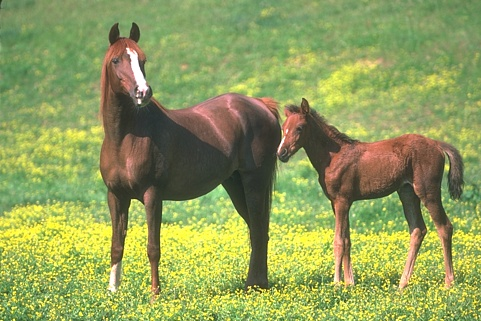
#> input picture train/113016.jpg, 481 x 321 px, found by its file name
$ python k_means.py
#> lines starting #> are read from the running program, lines starting #| are printed output that depends on the picture
import numpy as np
import cv2

img = cv2.imread('./BSR/BSDS500/data/images/train/113016.jpg')
#> img is the input picture: shape (321, 481, 3); mean B, G, R 90.8, 157.9, 144.6
Z = img.reshape((-1,3))

# convert to np.float32
Z = np.float32(Z)

# define criteria, number of clusters(K) and apply kmeans()
criteria = (cv2.TERM_CRITERIA_EPS + cv2.TERM_CRITERIA_MAX_ITER, 10, 1.0)
K = 3
ret,label,center=cv2.kmeans(Z,K,None,criteria,10,cv2.KMEANS_RANDOM_CENTERS)
#> ret = 221315356.2; center = [[52.63, 72.8, 75.24], [95.26, 159.4, 139], [110.4, 222.8, 214.6]]

# Now convert back into uint8, and make original image
center = np.uint8(center)
#> center = [[52, 72, 75], [95, 159, 138], [110, 222, 214]]
res = center[label.flatten()]
res2 = res.reshape((img.shape))
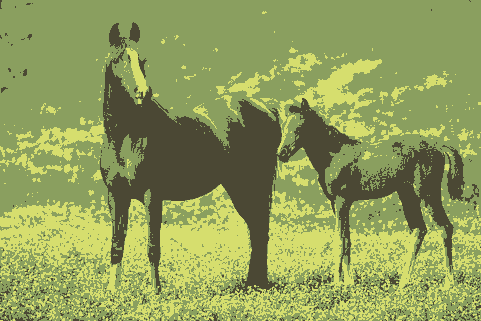
#> res2: shape (321, 481, 3); mean B, G, R 90.4, 157.3, 143.8
label1 = label.reshape((img.shape[0],img.shape[1]))
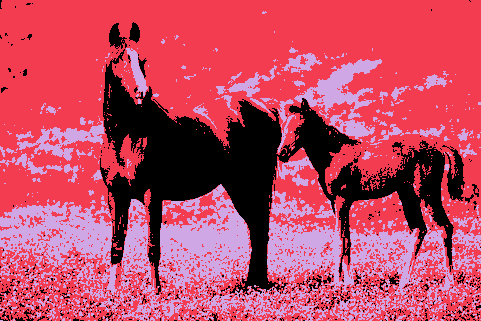
#> label1: shape (321, 481) int32; 3 distinct labels, from 0 to 2; one colour per label, 0 black
contour = np.zeros((img.shape))
print(res2.shape)
#| (321, 481, 3)
print(contour.shape)
#| (321, 481, 3)
for i in range(img.shape[0]-1):
	for j in range(img.shape[1]-1):
		if (label1[i][j]!= label1[i][j+1]) or (label1[i][j]!= label1[i+1][j]):
			res2[i][j] = [0,0,0]
		else:
			contour[i][j] = res2[i][j]
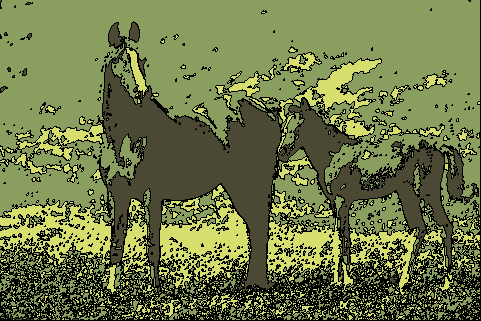
#> contour: shape (321, 481, 3) float64; mean B, G, R 68.7, 118.4, 107.9

			# [4 lines of commented-out code are left out]

cv2.imshow('contour',contour)
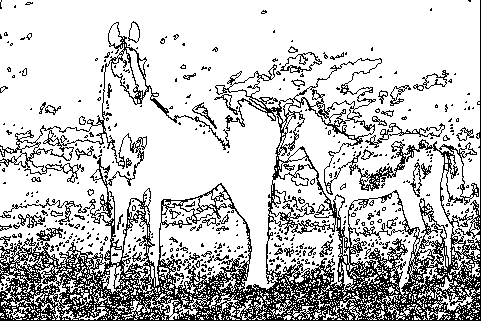
#> window 'contour': shape (321, 481, 3); 77.1% white; black in thin lines or dots
cv2.waitKey(0)
cv2.imshow('res2',res2)
cv2.imwrite("/Users/zhongyiqi/Documents/ALI270/Midterm_Planning_Form/slides_code/k_means_horse"+".jpg",res2)
cv2.waitKey(0)
cv2.destroyAllWindows()

$ run again, with train/100080.jpg copied over train/113016.jpg
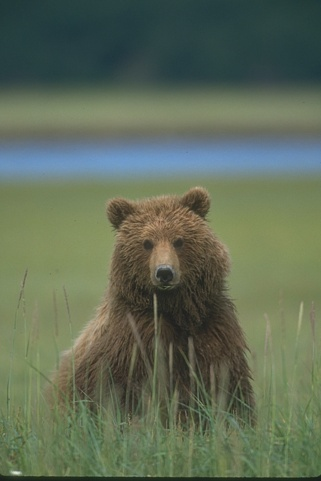
#> input picture train/100080.jpg, 321 x 481 px, found by its file name
#> img is the input picture: shape (481, 321, 3); mean B, G, R 87.5, 108, 95.8
#> `ret,label,center=cv2.kmeans(Z,K,None,criteria,10,cv2.KMEANS_RANDOM_CEN..`: ret = 92628582.6; center = [[167.8, 141.2, 112], [94.45, 128.5, 118.5], [58.92, 66.37, 54.07]]
#> `center = np.uint8(center)`: center = [[167, 141, 112], [94, 128, 118], [58, 66, 54]]
#> label1: shape (481, 321) int32; 3 distinct labels, from 0 to 2
#| (481, 321, 3)
#| (481, 321, 3)
#> after the loop `for i in range(img.shape[0]-1):`:
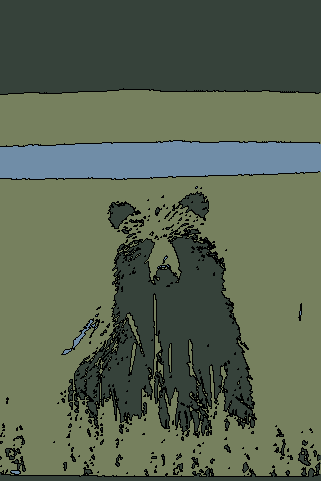
#> res2: shape (481, 321, 3); mean B, G, R 81.9, 101.4, 90.1
#> `cv2.imshow('contour',contour)`:
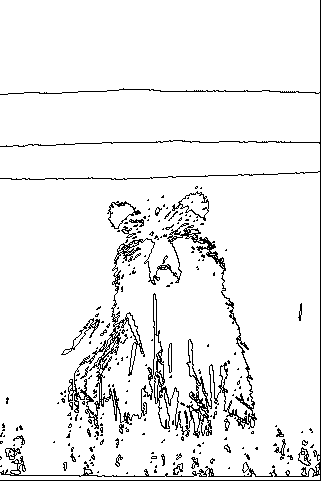
#> window 'contour': shape (481, 321, 3); 93.4% white; black in thin lines or dots

$ run again, with train/104022.jpg copied over train/113016.jpg
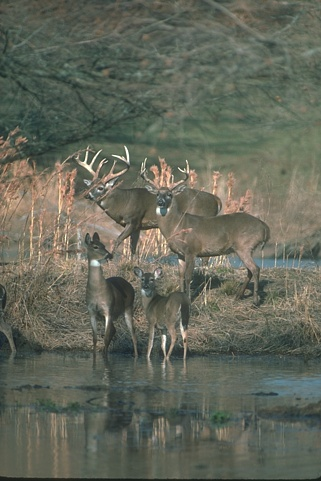
#> input picture train/104022.jpg, 321 x 481 px, found by its file name
#> img is the input picture: shape (481, 321, 3); mean B, G, R 90.2, 103.4, 99.6
#> `ret,label,center=cv2.kmeans(Z,K,None,criteria,10,cv2.KMEANS_RANDOM_CEN..`: ret = 83428020.6; center = [[94.64, 109.1, 104.5], [71.36, 81.37, 72.37], [127.4, 145.3, 158.4]]
#> `center = np.uint8(center)`: center = [[94, 109, 104], [71, 81, 72], [127, 145, 158]]
#> `label1 = label.reshape((img.shape[0],img.shape[1]))`:
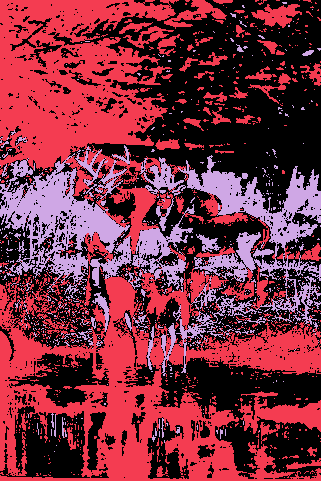
#> label1: shape (481, 321) int32; 3 distinct labels, from 0 to 2; one colour per label, 0 black
#| (481, 321, 3)
#| (481, 321, 3)
#> `cv2.imshow('contour',contour)`:
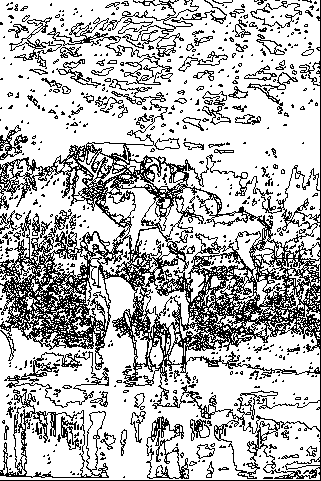
#> window 'contour': shape (481, 321, 3); 73.3% white; black in thin lines or dots

$ run again, with train/106020.jpg copied over train/113016.jpg
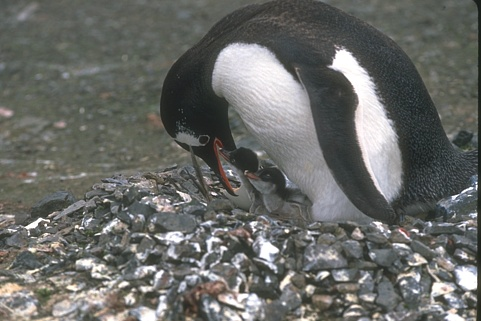
#> input picture train/106020.jpg, 481 x 321 px, found by its file name
#> img is the input picture: shape (321, 481, 3); mean B, G, R 103.2, 106.6, 105.3
#> `ret,label,center=cv2.kmeans(Z,K,None,criteria,10,cv2.KMEANS_RANDOM_CEN..`: ret = 178719910.4; center = [[101.8, 106.8, 105.3], [60.59, 63.69, 60.82], [204.6, 203, 206.2]]
#> `center = np.uint8(center)`: center = [[101, 106, 105], [60, 63, 60], [204, 202, 206]]
#> label1: shape (321, 481) int32; 3 distinct labels, from 0 to 2
#| (321, 481, 3)
#| (321, 481, 3)
#> after the loop `for i in range(img.shape[0]-1):`:
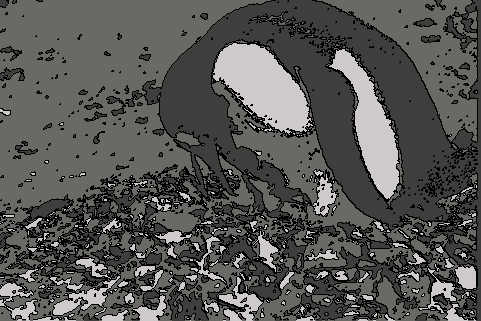
#> res2: shape (321, 481, 3); mean B, G, R 83.3, 86, 85.3
#> `cv2.imshow('contour',contour)`:
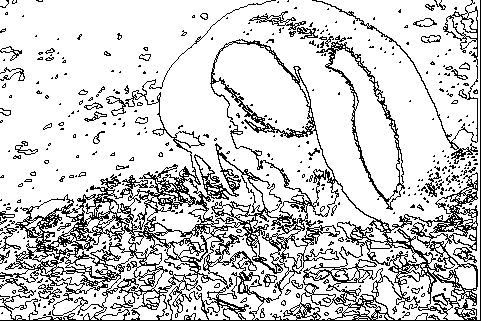
#> window 'contour': shape (321, 481, 3); 81.2% white; black in thin lines or dots
